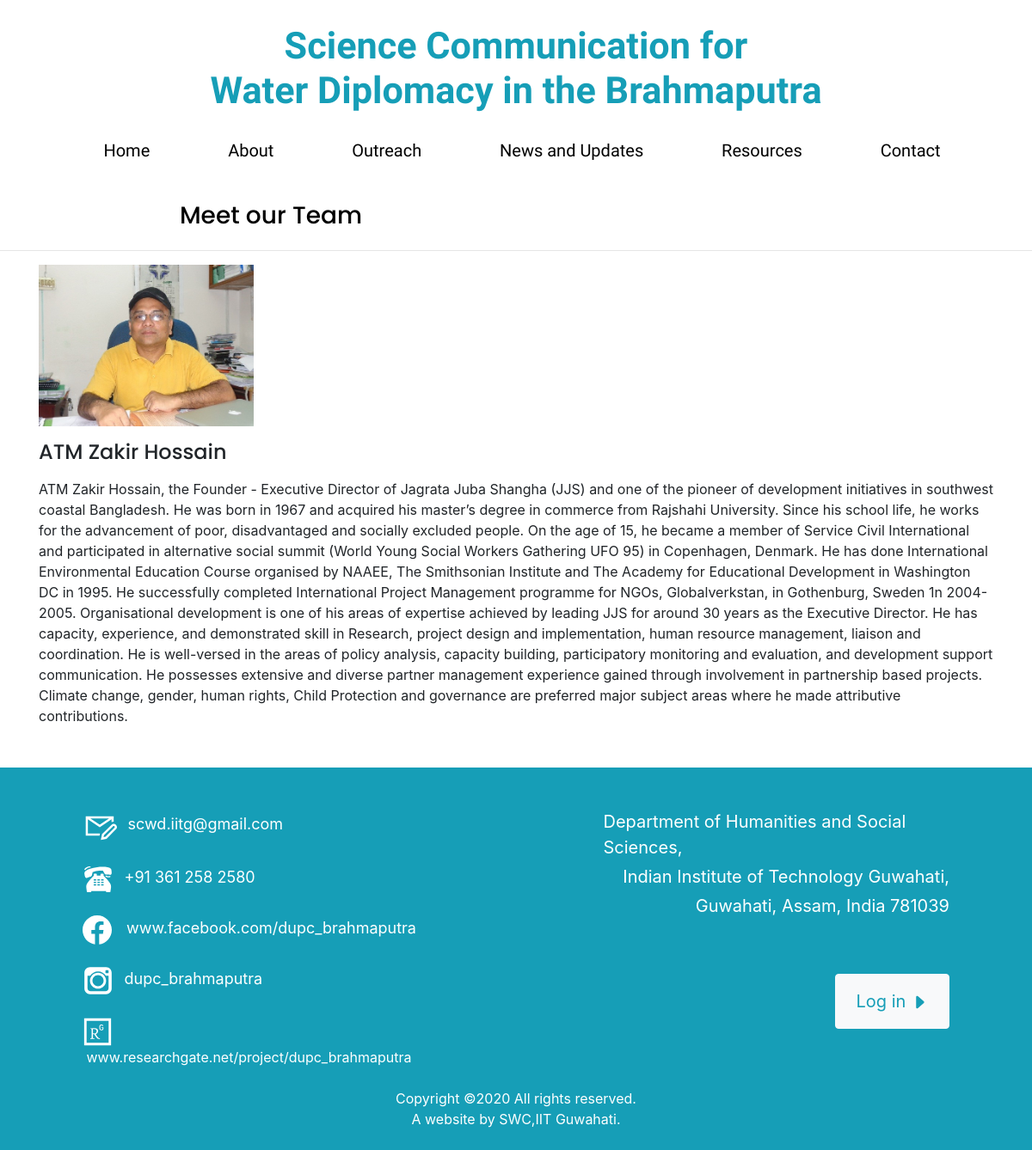
Before: /teams/12/ with the older database file.
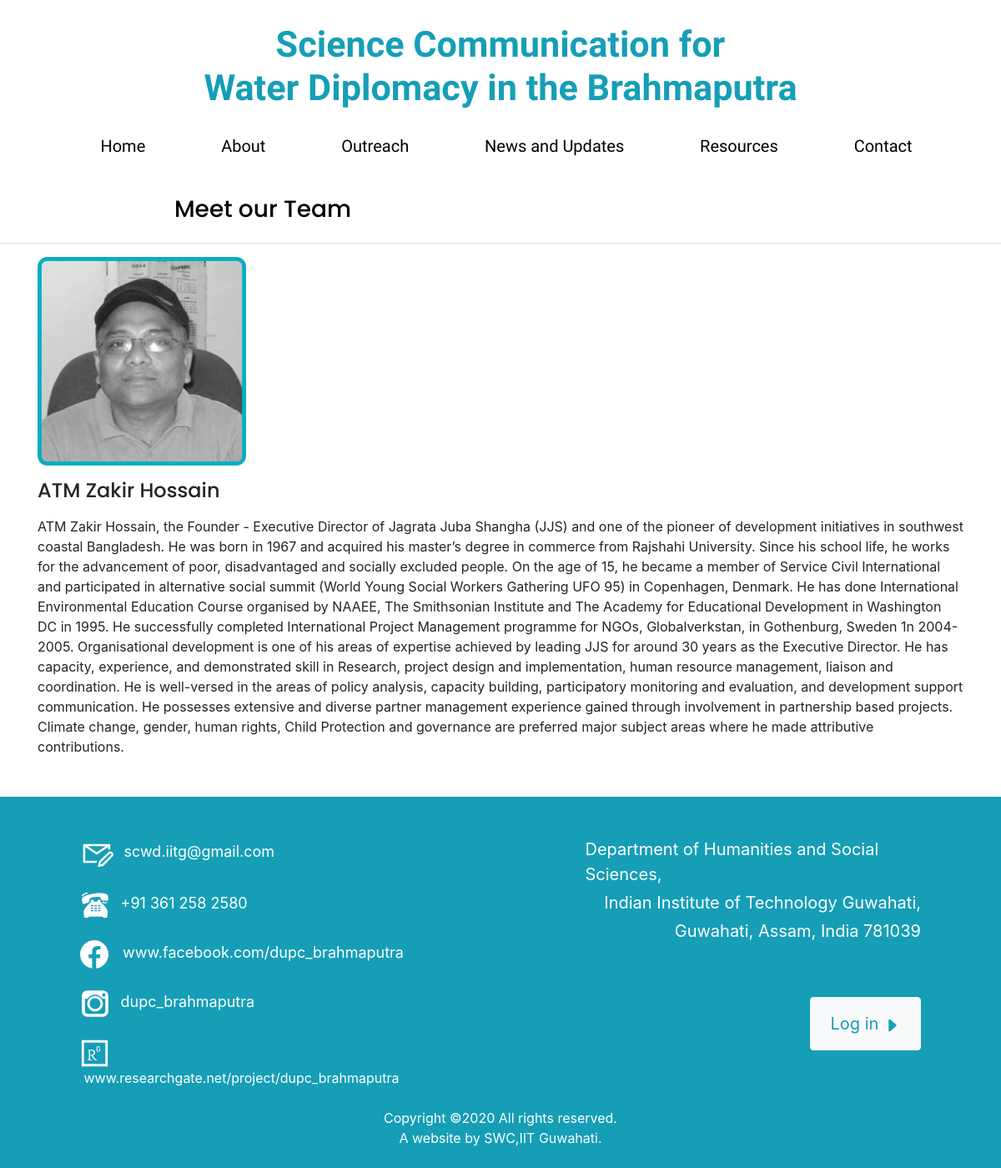
After: the same page with the newer database file.
### mainsite/models.py (models this page shows, shortened)
class team(models.Model):
    name = models.CharField(max_length = 100)
    image = models.ImageField(upload_to = 'images/', default = 'download.png')
    designation = models.CharField(max_length = 1500, default= None)
    institute_name = models.CharField(max_length = 1500,default = 'IITG',blank=True)
    department = models.CharField(max_length=1500,default = 'HSS',blank=True)
    information = models.TextField(max_length = 3000, default= None)

### mainsite/views.py (the view)
# urls.py: path('teams/<int:pk_id>/',views.detail,name = 'detail'),
def detail(request,pk_id):
    member = get_object_or_404(team,pk = pk_id)
    return render(request,'detail.html',{'member': member})

### mainsite/templates/detail.html (shortened to what this page needs)
{% extends 'base.html' %}
{% block ccd %}
        <div id="marine-content-inner">
      <div class="container">
          <div class="row">
            <div class="col-lg-6 col-md-6 col-sm-6">
                <br>
              <h3 style="color:black" align = "center">Meet our Team</h3>
            </div>
            <div class="col-lg-6 col-md-6 col-sm-6">
               <br>
            </div>
          </div>
</div>
<hr>
    <div class = "container">
    <p><img class=" img-fluid" height = "250px" width = "250px" src="{{member.image.url}}" alt="card image"></p>
        <h4> {{member.name}} </h4>
        </p>{{member.information}}</p>
    </div>
{% endblock %}

### dupc/templates/base.html (shortened to what this page needs)
<!DOCTYPE html>
<html lang="en" style="overflow-x: hidden; ">
{%load static %}
 <head>
   <link rel="stylesheet" href="{% static "/fonts/icomoon/style.css" %}">
   <link rel="stylesheet" href="{% static "/css/bootstrap.min.css" %}">
   <link rel="stylesheet" href="{%static "/css/magnific-popup.css"%}">
   <link rel="stylesheet" href="{%static "/css/jquery-ui.css"%}">
   <link rel="stylesheet" href="{% static "/css/owl.carousel.min.css"%}">
   <link rel="stylesheet" href="{% static "/css/owl.theme.default.min.css"%}">
   <link rel="stylesheet" href="{%static "/css/bootstrap-datepicker.css"%}">
   <link rel="stylesheet" href="{%static "/fonts/flaticon/font/flaticon.css"%}">
   <link rel="stylesheet" href="https://cdn.jsdelivr.net/npm/mediaelement@4.2.7/build/mediaelementplayer.min.css">
   <link rel="stylesheet" href="{%static "/css/aos.css" %}">
   <link rel="stylesheet" href="{% static "/css/style.css" %}">
   <link rel="stylesheet" href="{% static "/css/custom.css" %}">
 </head>
 <body>
 <div class="site-wrap">
   <header class="site-navbar position-relative py-1 bg-white">
   <br>
   <div class = "container">
       <h1 style="font-family: 'Raleway'; color:#169EB7;font-size: 2.7em; font-weight: bolder; padding-left: 100px; padding-right: 100px;"><center><b>Science Communication for </b></center><center><b>Water Diplomacy in the Brahmaputra</b></center></h1>
   </div>
 <div class = "container">
 <nav class="navbar navbar-expand-lg navbar-light bg-white" style = "padding-left:30px;" >
 <div class="collapse navbar-collapse" id="navbarTogglerDemo01">
   <ul class="navbar-nav nav mt-2 mt-lg-1 nav-fill w-100 nav-pills" style="font-size: 125%;font-family:'Raleway';">
     <li class="nav-item pill">
       <a class="nav-link" href="{%url 'mainsite:homepage'%}">Home <span class="sr-only">(current)</span></a>
     </li>
      <li class="nav-item pill">
       <a class="nav-link " href="{%url 'mainsite:background' %}">About</a>
     </li>
     <li class="nav-item pill">
       <a class="nav-link" href="{%url 'outreach:outreach'%}">Outreach</a>
     </li>
     <li class="nav-item pill">
       <a class="nav-link" href="{%url 'news:news' %}">News and Updates</a>
     </li>
     <li class="nav-item pill">
       <a class="nav-link" href="{% url 'publication:publication' %}">Resources</a>
     </li>
     <li class="nav-item pill">
       <a class="nav-link" href="{%url 'mainsite:contact'%}">Contact</a>
     </li>
   </ul>
 </div>
</nav>
</div>
</header>
   {%block ccd%}{%endblock%}
     <div class="container-fluid" style="background-color: #169EB7; padding-left: 8%;padding-right: 8%;">
       <div class="row pt-5 mt-5 justify-content-between">
         <div class="col-5">
<font color="#fff" size="4.6"><a href="mailto:scwd.iitg@gmail.com" style="color: #fff;">scwd.iitg@gmail.com</a></font>
<br><br>
<font color="#fff" size="4.7">+91 361 258 2580</font>
<br><br>
<font size="4.6" color="#fff"><a href="#" style="color: #fff">www.facebook.com/dupc_brahmaputra</a></font>
<br><br>
<font color="#fff" size="4.6">dupc_brahmaputra</font>
<br><br>
<a href="#" style="color: #fff;">www.researchgate.net/project/dupc_brahmaputra</a>
<br><br>
           </div>
           <div class="col-5">
             <p style="color: #fff; float: right; font-size: 20px;">
             Department of Humanities and Social Sciences,</p>
             <p style="color: #fff; float: right; font-size: 20px; line-height: 0.3;">
             Indian Institute of Technology Guwahati,</p>
             <p style="color: #fff; float: right; font-size: 20px;">
             Guwahati, Assam, India 781039
           </p>
           <br><br><br><br><br><br><br><br>
             {% if user.is_authenticated %}
               <p class="mb-0" style="float: right;"><a href="{% url 'account:logoutpage' %}" class="btn btn-light py-3 px-4" style="font-size: 20px; color: #169EB7;">Log out
                 <svg width="1em" height="1em" viewBox="0 0 16 16" class="bi bi-caret-right-fill" fill="currentColor" xmlns="http://www.w3.org/2000/svg">
 <path d="M12.14 8.753l-5.482 4.796c-.646.566-1.658.106-1.658-.753V3.204a1 1 0 0 1 1.659-.753l5.48 4.796a1 1 0 0 1 0 1.506z"/>
</svg>
               </a></p>
             {%else%}
               <p class="mb-0" style="float: right;"><a href="{% url 'account:loginpage' %}" class="btn btn-light py-3 px-4" style="font-size: 20px; color: #169EB7;">Log in
                 <svg width="1em" height="1em" viewBox="0 0 16 16" class="bi bi-caret-right-fill" fill="currentColor" xmlns="http://www.w3.org/2000/svg">
 <path d="M12.14 8.753l-5.482 4.796c-.646.566-1.658.106-1.658-.753V3.204a1 1 0 0 1 1.659-.753l5.48 4.796a1 1 0 0 1 0 1.506z"/>
</svg>
               </a></p>
             {%endif%}
           </div>
         </div>
         <center><font color="#fff">Copyright &copy;<script>document.write(new Date().getFullYear());</script> All rights reserved.<br> A website by SWC,IIT Guwahati. </font></center>
           <br>
       </div>
     </div>
 </div>
<link rel="stylesheet" href="https://stackpath.bootstrapcdn.com/bootstrap/4.4.1/css/bootstrap.min.css">
 </body>
</html>

### static/css/style.css (style rules this page uses)
html { font-family: Raleway; }
body { line-height: 1.7; color: #4d4d4d; font-weight: 300; font-size: 1rem; }
a { -webkit-transition: .3s all ease; -o-transition: .3s all ease; transition: .3s all ease; }
h1, h2, h3, h4, h5, .h1, .h2, .h3, .h4, .h5 { font-family: "Poppins", -apple-system, BlinkMacSystemFont, "Segoe UI", Roboto, "Helvetica Neue", Arial, sans-serif, "Apple Color Emoji", "Segoe UI Emoji", "Segoe UI Symbol", "Noto Color Emoji"; }
.site-wrap:before { -webkit-transition: .3s all ease-in-out; -o-transition: .3s all ease-in-out; transition: .3s all ease-in-out; background: rgba(0, 0, 0, 0.6); content: ""; position: absolute; z-index: 2000; top: 0; left: 0; right: 0; bottom: 0; opacity: 0; visibility: hidden; }
.btn { border-radius: 0; }
.site-navbar { margin-bottom: 0px; z-index: 1999; position: relative; }

### dupc/templates/base.html (style rules this page uses)
.nav-pills .pill .nav-link:not(.active) { background-color: #fff; color: #000; }

Changed rows visible on the page:
changed team "ATM Zakir Hossain": image: a different picture
